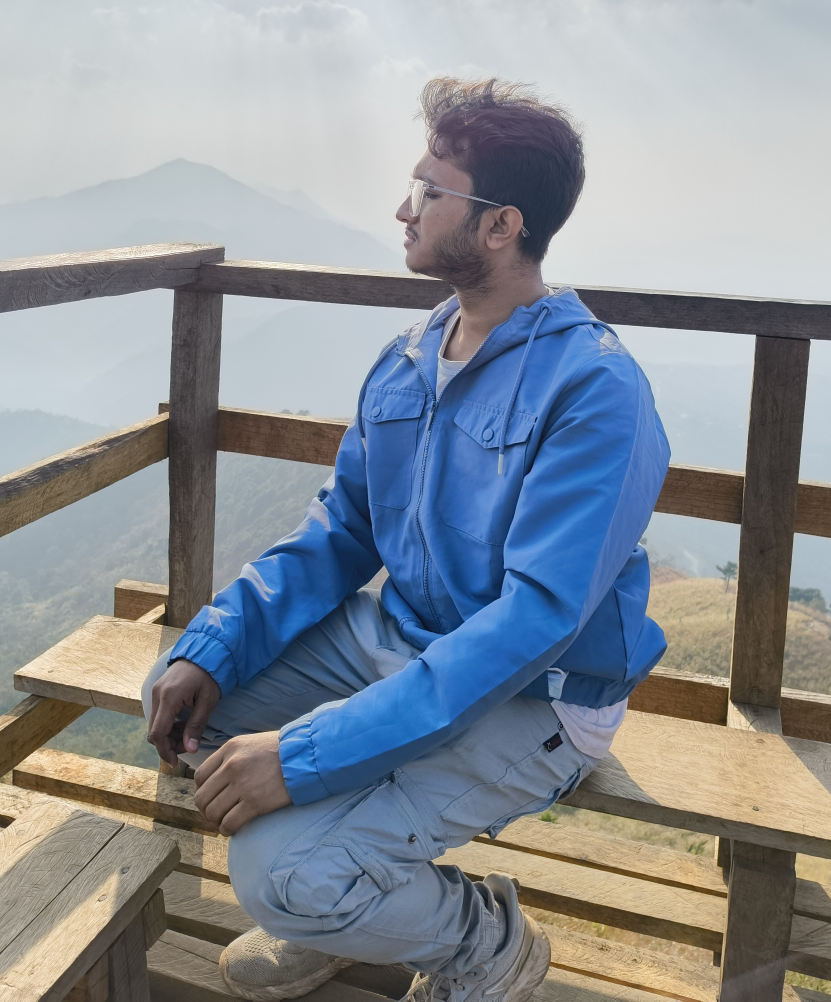
#> input picture image/soumyasish.jpg, 2492 x 3004 px, found by its file name (shown at 1/3 size)
$ python image_blur.py
#> lines starting #> are read from the running program, lines starting #| are printed output that depends on the picture
import cv2
import numpy as np

img = cv2.imread(r"C:\Users\soumyasish-sarkar\PycharmProjects\opencv_learning\image\soumyasish.jpg")
#> img is the input picture: shape (3004, 2492, 3); mean B, G, R 151.7, 143.8, 137.1
img=cv2.resize(img,(380,380))
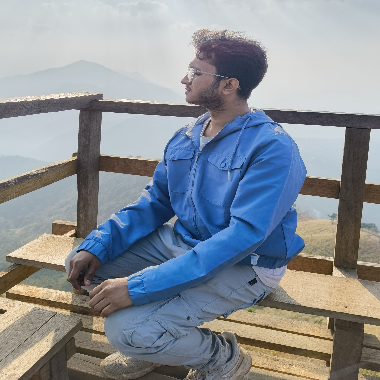
#> img: shape (380, 380, 3); mean B, G, R 151.5, 143.7, 137

gaussian = cv2.GaussianBlur(img,(9,9),0)
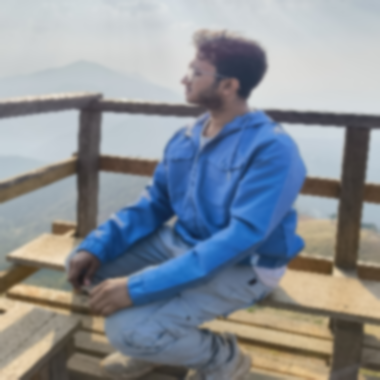
#> gaussian: shape (380, 380, 3); mean B, G, R 151.6, 143.7, 137
median = cv2.medianBlur(img,5)
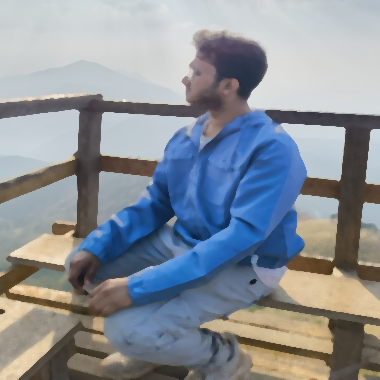
#> median: shape (380, 380, 3); mean B, G, R 152, 143.9, 137
bilatery = cv2.bilateralFilter(img,9,75,75)


#cv2.imshow("gaussian blur",gaussian)
#cv2.imshow("img",img)

h =np.hstack((img,gaussian,median,bilatery))
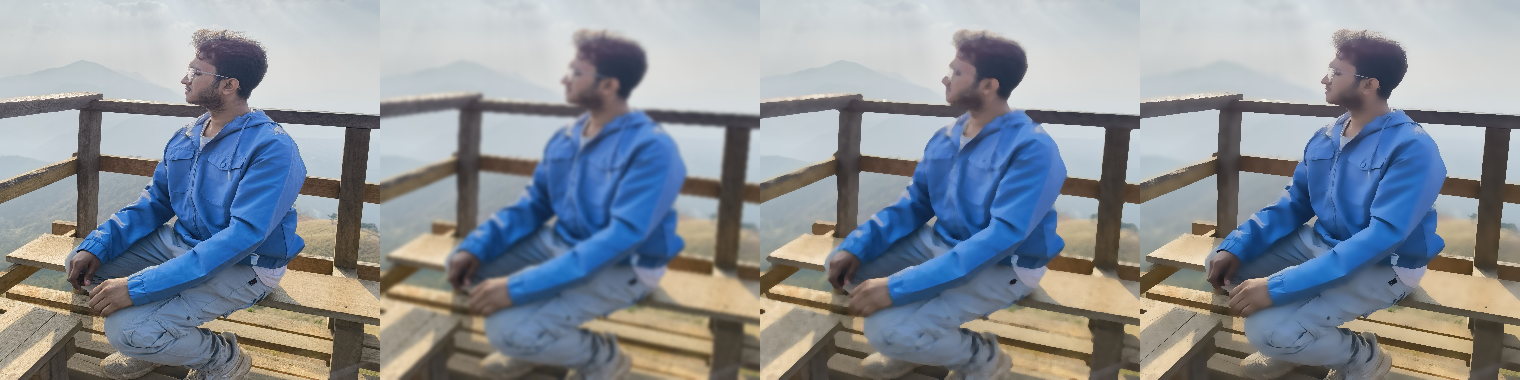
#> h: shape (380, 1520, 3); mean B, G, R 151.7, 143.8, 137
cv2.imshow("origina -> gaussian -> median -> bilatery",h)
cv2.waitKey(0)
cv2.destroyAllWindows()

$ run again, with image/fighter_plane.jpg copied over image/soumyasish.jpg
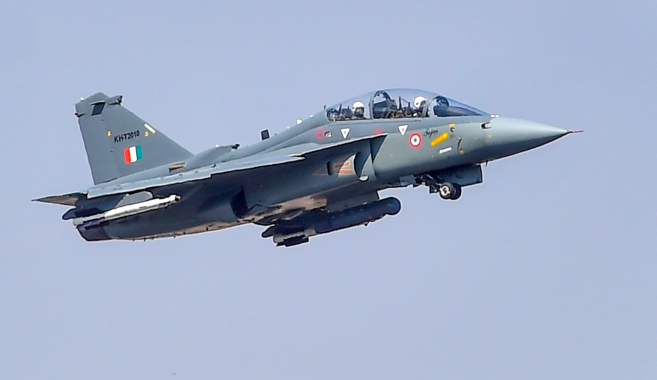
#> input picture image/fighter_plane.jpg, 1313 x 760 px, found by its file name (shown at 1/2 size)
#> img is the input picture: shape (760, 1313, 3); mean B, G, R 200.2, 174.4, 161.3
#> img: shape (380, 380, 3)
#> `gaussian = cv2.GaussianBlur(img,(9,9),0)`:
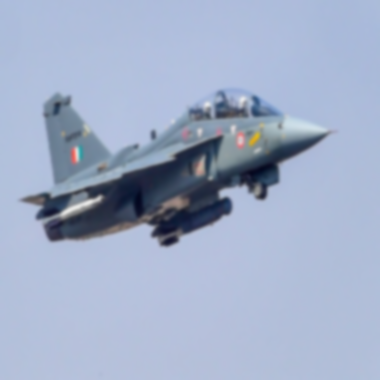
#> gaussian: shape (380, 380, 3); mean B, G, R 200.2, 174.4, 161.3
#> `h =np.hstack((img,gaussian,median,bilatery))`:
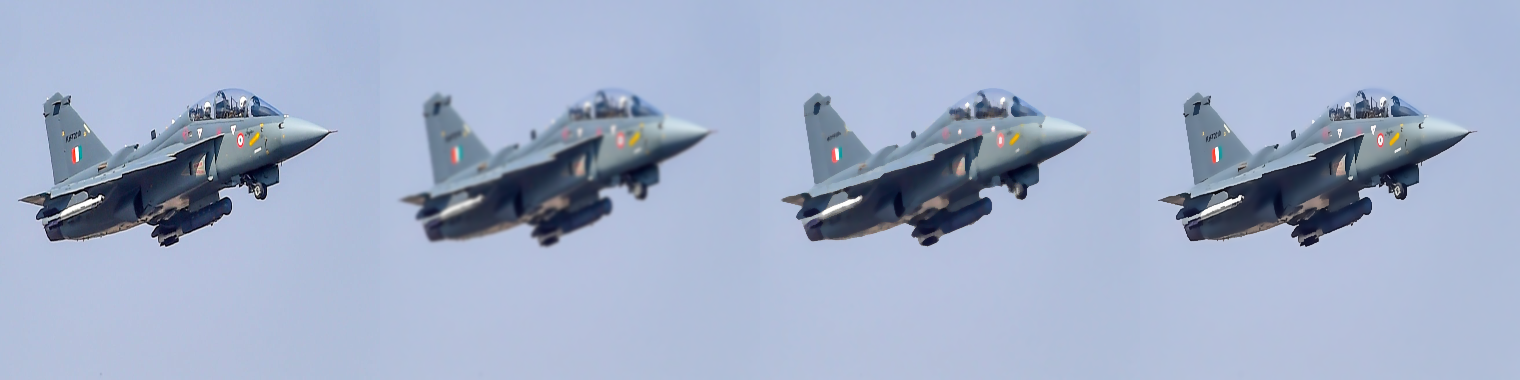
#> h: shape (380, 1520, 3); mean B, G, R 200.3, 174.4, 161.3

$ run again, with image/rgb1.jpg copied over image/soumyasish.jpg
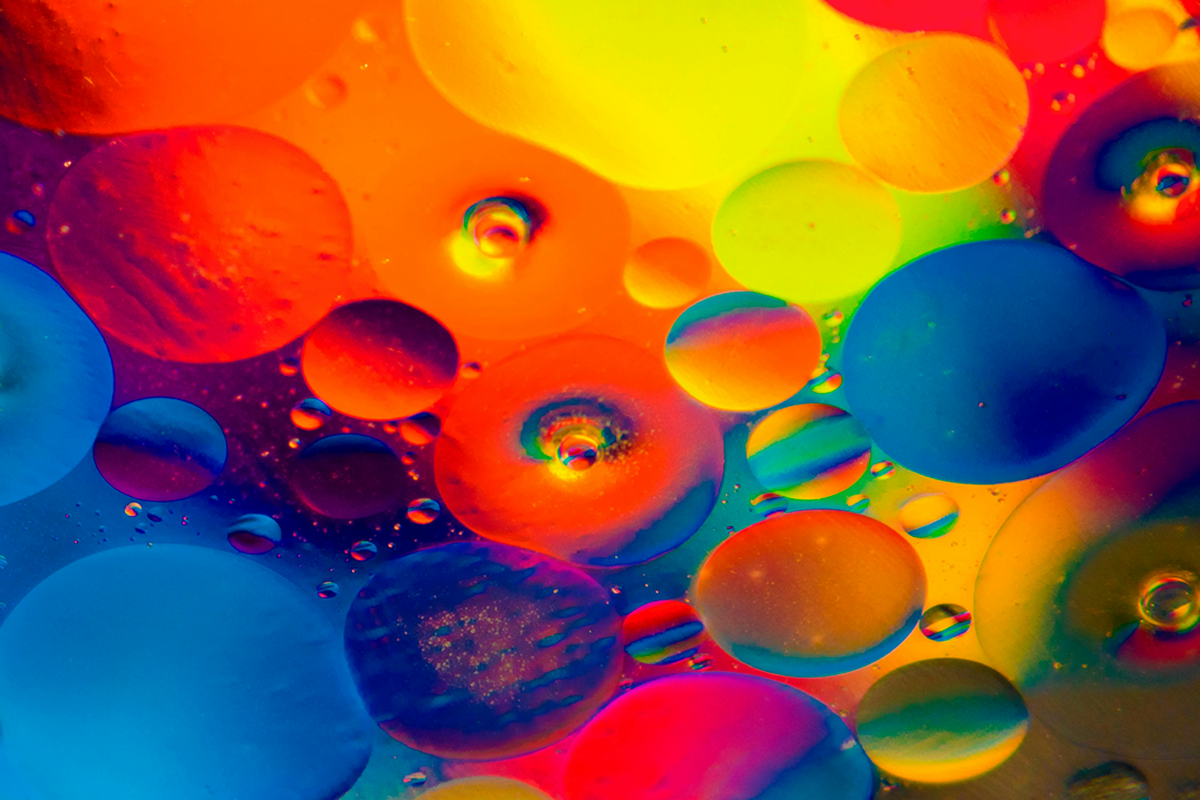
#> input picture image/rgb1.jpg, 6000 x 4000 px, found by its file name (shown at 1/5 size)
#> img is the input picture: shape (4000, 6000, 3); mean B, G, R 62.6, 84.8, 137.2
#> img: shape (380, 380, 3)
#> `median = cv2.medianBlur(img,5)`:
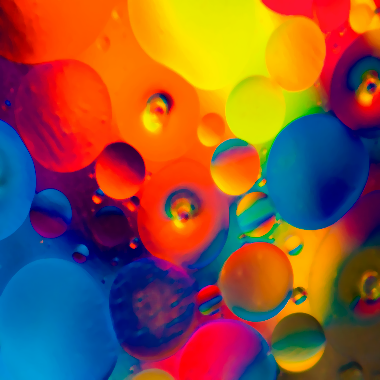
#> median: shape (380, 380, 3); mean B, G, R 62.3, 84.5, 136.9
#> `h =np.hstack((img,gaussian,median,bilatery))`:
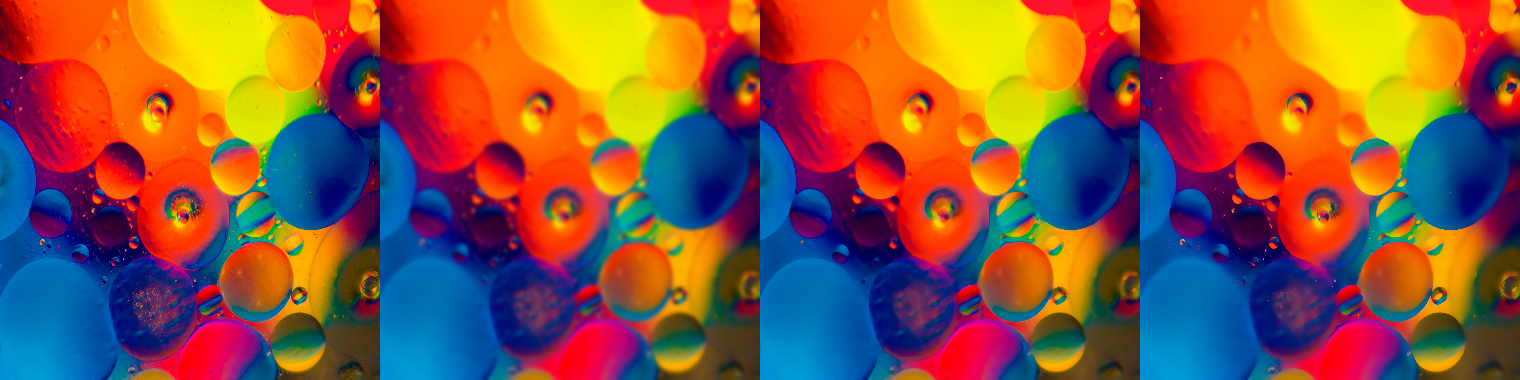
#> h: shape (380, 1520, 3); mean B, G, R 62.5, 84.7, 137.1
